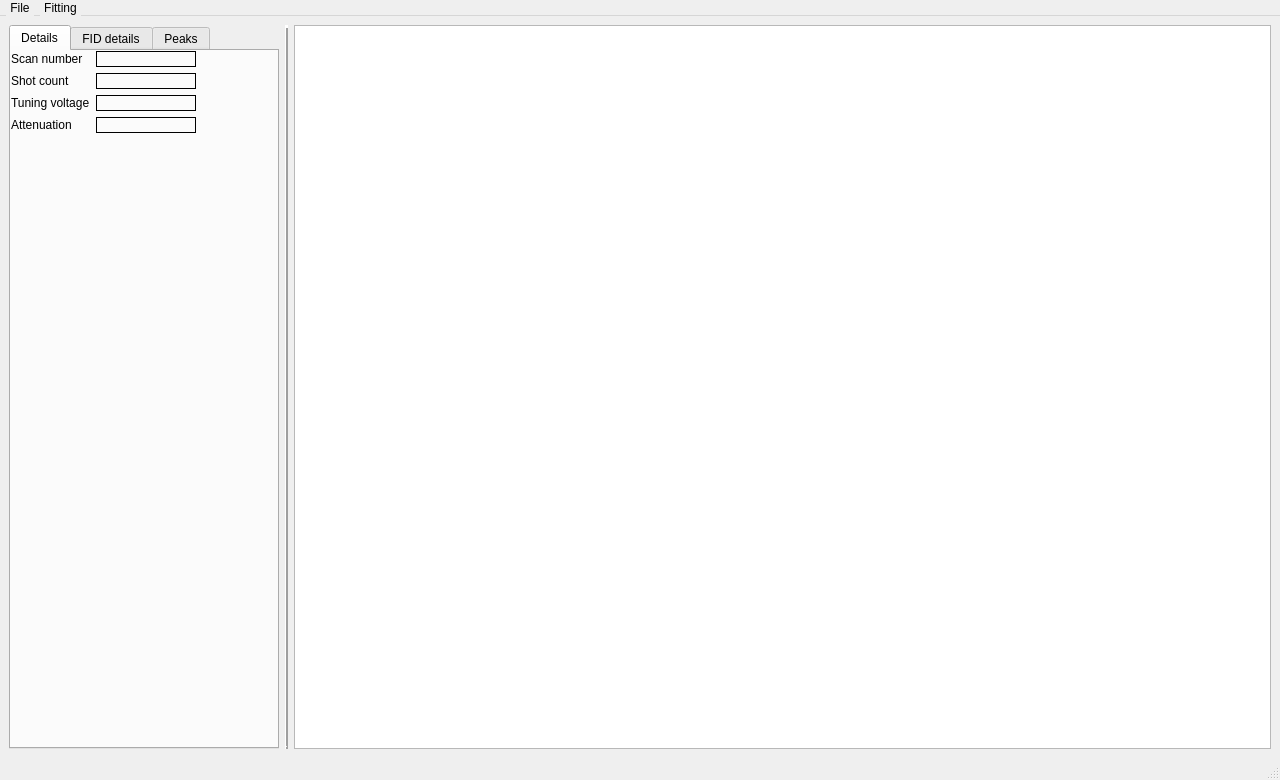
<?xml version="1.0" encoding="UTF-8"?>
<ui version="4.0">
 <class>MainWindow</class>
 <widget class="QMainWindow" name="MainWindow">
  <property name="geometry">
   <rect>
    <x>0</x>
    <y>0</y>
    <width>1280</width>
    <height>780</height>
   </rect>
  </property>
  <property name="windowTitle">
   <string>MainWindow</string>
  </property>
  <property name="styleSheet">
   <string notr="true">#mainFrame {
border: 3px solid gray;
border-radius: 40px;
background: white;
}
QPushButton {
color: white;
background-color: QLinearGradient( x1: 0, y1: 0, x2: 0, y2: 1, stop: 0 #88d, stop: 0.1 #99e, stop: 0.49 #77c, stop: 0.5 #66b, stop: 1 #77c);
border-width: 1px;
border-color: #339;
border-style: solid;
border-radius: 7;
padding: 3px;
font-size: 10px;
padding-left: 5px;
padding-right: 5px;
min-width: 50px;
max-width: 50px;
min-height: 13px;
max-height: 13px;
}</string>
  </property>
  <widget class="QWidget" name="centralwidget">
   <layout class="QGridLayout" name="gridLayout">
    <item row="0" column="0">
     <widget class="QTabWidget" name="tabWidget">
      <property name="maximumSize">
       <size>
        <width>270</width>
        <height>16777215</height>
       </size>
      </property>
      <property name="currentIndex">
       <number>0</number>
      </property>
      <widget class="QWidget" name="tabScansettings">
       <attribute name="title">
        <string>Details</string>
       </attribute>
       <widget class="QWidget" name="formLayoutWidget_3">
        <property name="geometry">
         <rect>
          <x>0</x>
          <y>0</y>
          <width>292</width>
          <height>681</height>
         </rect>
        </property>
        <layout class="QFormLayout" name="formLayout_3">
         <item row="0" column="0">
          <widget class="QLabel" name="label_12">
           <property name="text">
            <string>Scan number</string>
           </property>
          </widget>
         </item>
         <item row="0" column="1">
          <widget class="QLabel" name="labelScanNum">
           <property name="minimumSize">
            <size>
             <width>100</width>
             <height>0</height>
            </size>
           </property>
           <property name="maximumSize">
            <size>
             <width>100</width>
             <height>30</height>
            </size>
           </property>
           <property name="frameShape">
            <enum>QFrame::Box</enum>
           </property>
           <property name="lineWidth">
            <number>1</number>
           </property>
           <property name="text">
            <string/>
           </property>
           <property name="margin">
            <number>50</number>
           </property>
          </widget>
         </item>
         <item row="1" column="0">
          <widget class="QLabel" name="label_13">
           <property name="text">
            <string>Shot count</string>
           </property>
          </widget>
         </item>
         <item row="1" column="1">
          <widget class="QLabel" name="labelShotCount">
           <property name="minimumSize">
            <size>
             <width>100</width>
             <height>0</height>
            </size>
           </property>
           <property name="maximumSize">
            <size>
             <width>100</width>
             <height>30</height>
            </size>
           </property>
           <property name="frameShape">
            <enum>QFrame::Box</enum>
           </property>
           <property name="text">
            <string/>
           </property>
           <property name="margin">
            <number>50</number>
           </property>
          </widget>
         </item>
         <item row="2" column="0">
          <widget class="QLabel" name="label_14">
           <property name="text">
            <string>Tuning voltage</string>
           </property>
          </widget>
         </item>
         <item row="2" column="1">
          <widget class="QLabel" name="labelTuning">
           <property name="minimumSize">
            <size>
             <width>100</width>
             <height>0</height>
            </size>
           </property>
           <property name="maximumSize">
            <size>
             <width>100</width>
             <height>30</height>
            </size>
           </property>
           <property name="frameShape">
            <enum>QFrame::Box</enum>
           </property>
           <property name="text">
            <string/>
           </property>
           <property name="margin">
            <number>50</number>
           </property>
          </widget>
         </item>
         <item row="3" column="0">
          <widget class="QLabel" name="label_15">
           <property name="text">
            <string>Attenuation</string>
           </property>
          </widget>
         </item>
         <item row="3" column="1">
          <widget class="QLabel" name="labelAttenuation">
           <property name="minimumSize">
            <size>
             <width>100</width>
             <height>0</height>
            </size>
           </property>
           <property name="maximumSize">
            <size>
             <width>100</width>
             <height>30</height>
            </size>
           </property>
           <property name="frameShape">
            <enum>QFrame::Box</enum>
           </property>
           <property name="text">
            <string/>
           </property>
           <property name="margin">
            <number>50</number>
           </property>
          </widget>
         </item>
        </layout>
       </widget>
      </widget>
      <widget class="QWidget" name="tabFIDsettings">
       <attribute name="title">
        <string>FID details</string>
       </attribute>
       <widget class="QWidget" name="verticalLayoutWidget_2">
        <property name="geometry">
         <rect>
          <x>0</x>
          <y>0</y>
          <width>258</width>
          <height>511</height>
         </rect>
        </property>
        <layout class="QVBoxLayout" name="verticalLayout_2">
         <item>
          <widget class="QLabel" name="label_6">
           <property name="maximumSize">
            <size>
             <width>16777215</width>
             <height>18</height>
            </size>
           </property>
           <property name="font">
            <font>
             <pointsize>15</pointsize>
             <weight>75</weight>
             <bold>true</bold>
            </font>
           </property>
           <property name="text">
            <string>FID Processing</string>
           </property>
           <property name="alignment">
            <set>Qt::AlignCenter</set>
           </property>
          </widget>
         </item>
         <item>
          <widget class="Line" name="line_3">
           <property name="orientation">
            <enum>Qt::Horizontal</enum>
           </property>
          </widget>
         </item>
         <item>
          <layout class="QFormLayout" name="formLayout_2">
           <item row="0" column="0">
            <widget class="QLabel" name="label_7">
             <property name="text">
              <string>Window Function</string>
             </property>
            </widget>
           </item>
           <item row="0" column="1">
            <widget class="QComboBox" name="comboBoxWindowFunction">
             <property name="maximumSize">
              <size>
               <width>120</width>
               <height>16777215</height>
              </size>
             </property>
             <property name="statusTip">
              <string>Apply a window function to the FID.</string>
             </property>
             <item>
              <property name="text">
               <string>none</string>
              </property>
             </item>
             <item>
              <property name="text">
               <string>blackman</string>
              </property>
             </item>
             <item>
              <property name="text">
               <string>blackmanharris</string>
              </property>
             </item>
             <item>
              <property name="text">
               <string>boxcar</string>
              </property>
             </item>
             <item>
              <property name="text">
               <string>hanning</string>
              </property>
             </item>
             <item>
              <property name="text">
               <string>bartlett</string>
              </property>
             </item>
            </widget>
           </item>
           <item row="1" column="0">
            <widget class="QLabel" name="label_8">
             <property name="text">
              <string>Exponential Filter</string>
             </property>
            </widget>
           </item>
           <item row="1" column="1">
            <widget class="QSpinBox" name="spinBoxExpFilter">
             <property name="toolTip">
              <string/>
             </property>
             <property name="toolTipDuration">
              <number>2</number>
             </property>
             <property name="statusTip">
              <string>Apply an exponential filter (microseconds)</string>
             </property>
             <property name="maximum">
              <number>1000</number>
             </property>
             <property name="singleStep">
              <number>10</number>
             </property>
            </widget>
           </item>
           <item row="2" column="0">
            <widget class="QLabel" name="label_9">
             <property name="text">
              <string>High-Pass Filter</string>
             </property>
            </widget>
           </item>
           <item row="2" column="1">
            <widget class="QSpinBox" name="spinBoxHighPass">
             <property name="statusTip">
              <string>Apply a high-pass filter (microseconds)</string>
             </property>
             <property name="maximum">
              <number>1000</number>
             </property>
            </widget>
           </item>
           <item row="3" column="0">
            <widget class="QLabel" name="label_10">
             <property name="text">
              <string>Delay</string>
             </property>
            </widget>
           </item>
           <item row="3" column="1">
            <widget class="QSpinBox" name="spinBoxDelay">
             <property name="statusTip">
              <string>Delay the FID processing (microseconds)</string>
             </property>
             <property name="suffix">
              <string/>
             </property>
             <property name="maximum">
              <number>1000</number>
             </property>
            </widget>
           </item>
          </layout>
         </item>
         <item>
          <widget class="QLabel" name="label_11">
           <property name="font">
            <font>
             <pointsize>15</pointsize>
             <weight>75</weight>
             <bold>true</bold>
            </font>
           </property>
           <property name="text">
            <string>FID trace</string>
           </property>
           <property name="alignment">
            <set>Qt::AlignCenter</set>
           </property>
          </widget>
         </item>
         <item>
          <widget class="Line" name="line_4">
           <property name="orientation">
            <enum>Qt::Horizontal</enum>
           </property>
          </widget>
         </item>
         <item>
          <widget class="PlotWidget" name="graphicsViewFID">
           <property name="statusTip">
            <string>FID trace</string>
           </property>
           <property name="frameShadow">
            <enum>QFrame::Raised</enum>
           </property>
           <property name="lineWidth">
            <number>2</number>
           </property>
          </widget>
         </item>
        </layout>
       </widget>
      </widget>
      <widget class="QWidget" name="tabPeaksettings">
       <attribute name="title">
        <string>Peaks</string>
       </attribute>
       <widget class="QWidget" name="verticalLayoutWidget">
        <property name="geometry">
         <rect>
          <x>0</x>
          <y>0</y>
          <width>261</width>
          <height>511</height>
         </rect>
        </property>
        <layout class="QVBoxLayout" name="verticalLayout">
         <item>
          <widget class="QLabel" name="label">
           <property name="font">
            <font>
             <pointsize>15</pointsize>
             <weight>75</weight>
             <bold>true</bold>
            </font>
           </property>
           <property name="text">
            <string>Detection Settings</string>
           </property>
           <property name="alignment">
            <set>Qt::AlignCenter</set>
           </property>
          </widget>
         </item>
         <item>
          <widget class="Line" name="line_5">
           <property name="orientation">
            <enum>Qt::Horizontal</enum>
           </property>
          </widget>
         </item>
         <item>
          <layout class="QFormLayout" name="formLayout">
           <item row="1" column="0">
            <widget class="QLabel" name="label_3">
             <property name="text">
              <string>SNR threshold</string>
             </property>
            </widget>
           </item>
           <item row="1" column="1">
            <widget class="QSpinBox" name="spinBoxPeakSNRThres"/>
           </item>
           <item row="2" column="0">
            <widget class="QLabel" name="label_4">
             <property name="text">
              <string>Minimum distance</string>
             </property>
            </widget>
           </item>
           <item row="2" column="1">
            <widget class="QSpinBox" name="spinBoxPeakMinDist"/>
           </item>
           <item row="0" column="0">
            <widget class="QLabel" name="label_5">
             <property name="text">
              <string>Detect peaks</string>
             </property>
            </widget>
           </item>
           <item row="0" column="1">
            <widget class="QCheckBox" name="checkBoxDetectPeaks">
             <property name="text">
              <string/>
             </property>
            </widget>
           </item>
          </layout>
         </item>
         <item>
          <widget class="Line" name="line_2">
           <property name="orientation">
            <enum>Qt::Horizontal</enum>
           </property>
          </widget>
         </item>
         <item>
          <widget class="QLabel" name="label_2">
           <property name="font">
            <font>
             <pointsize>15</pointsize>
             <weight>75</weight>
             <bold>true</bold>
            </font>
           </property>
           <property name="text">
            <string>Peak Table</string>
           </property>
           <property name="alignment">
            <set>Qt::AlignCenter</set>
           </property>
          </widget>
         </item>
         <item>
          <widget class="QTableView" name="tableViewPeakTable"/>
         </item>
        </layout>
       </widget>
      </widget>
     </widget>
    </item>
    <item row="0" column="1">
     <widget class="Line" name="line">
      <property name="frameShadow">
       <enum>QFrame::Raised</enum>
      </property>
      <property name="lineWidth">
       <number>3</number>
      </property>
      <property name="orientation">
       <enum>Qt::Vertical</enum>
      </property>
     </widget>
    </item>
    <item row="0" column="2">
     <widget class="PlotWidget" name="graphicsViewMain">
      <property name="statusTip">
       <string>Main spectrum window</string>
      </property>
      <property name="frameShadow">
       <enum>QFrame::Raised</enum>
      </property>
      <property name="lineWidth">
       <number>2</number>
      </property>
     </widget>
    </item>
   </layout>
  </widget>
  <widget class="QMenuBar" name="menubar">
   <property name="geometry">
    <rect>
     <x>0</x>
     <y>0</y>
     <width>1280</width>
     <height>22</height>
    </rect>
   </property>
   <property name="styleSheet">
    <string notr="true">QMenuBar {
    background-color: qlineargradient(x1:0, y1:0, x2:0, y2:1,
                                      stop:0 lightgray, stop:1 darkgray);
}

QMenuBar::item {
    spacing: 3px; /* spacing between menu bar items */
    padding: 1px 4px;
    background: transparent;
    border-radius: 4px;
}

QMenuBar::item:selected { /* when selected using mouse or keyboard */
    background: #a8a8a8;
}

QMenuBar::item:pressed {
    background: #888888;
}</string>
   </property>
   <widget class="QMenu" name="menuFile">
    <property name="title">
     <string>File</string>
    </property>
    <widget class="QMenu" name="menuLoad">
     <property name="title">
      <string>Load...</string>
     </property>
     <addaction name="actionSpectrum"/>
     <addaction name="actionFID"/>
     <addaction name="actionCAT"/>
    </widget>
    <addaction name="menuLoad"/>
    <addaction name="actionSave_spectrum"/>
    <addaction name="separator"/>
    <addaction name="actionExit"/>
   </widget>
   <widget class="QMenu" name="menuFitting">
    <property name="title">
     <string>Fitting</string>
    </property>
   </widget>
   <addaction name="menuFile"/>
   <addaction name="menuFitting"/>
  </widget>
  <widget class="QStatusBar" name="statusBar"/>
  <action name="actionLoad_spectrum">
   <property name="text">
    <string>Load spectrum</string>
   </property>
  </action>
  <action name="actionSave_spectrum">
   <property name="text">
    <string>Save spectrum</string>
   </property>
  </action>
  <action name="actionExit">
   <property name="text">
    <string>Exit</string>
   </property>
  </action>
  <action name="actionDisplay_Test">
   <property name="text">
    <string>Display Test</string>
   </property>
  </action>
  <action name="actionLoad_FID">
   <property name="text">
    <string>Load FID</string>
   </property>
  </action>
  <action name="actionSpectrum">
   <property name="text">
    <string>Spectrum</string>
   </property>
  </action>
  <action name="actionFID">
   <property name="text">
    <string>FID</string>
   </property>
  </action>
  <action name="actionCAT">
   <property name="text">
    <string>CAT</string>
   </property>
  </action>
 </widget>
 <customwidgets>
  <customwidget>
   <class>PlotWidget</class>
   <extends>QGraphicsView</extends>
   <header>pyqtgraph</header>
  </customwidget>
 </customwidgets>
 <resources/>
 <connections/>
</ui>
